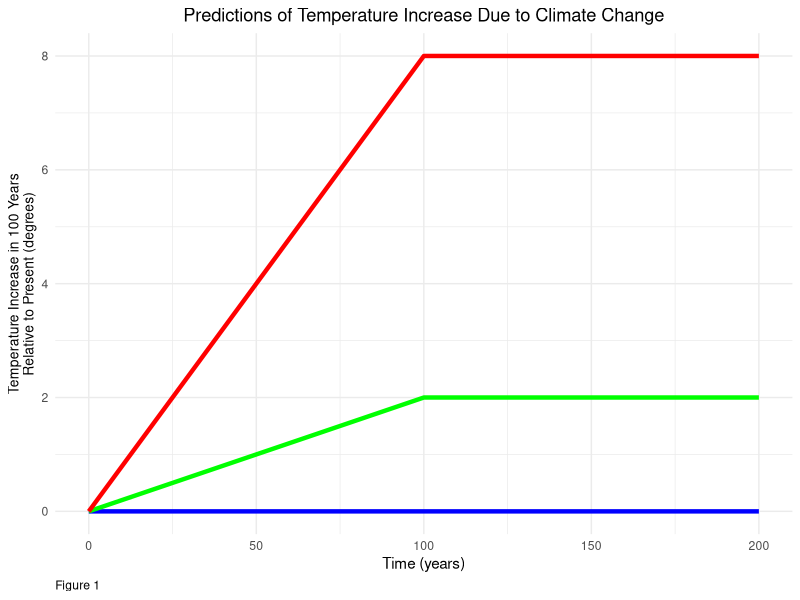
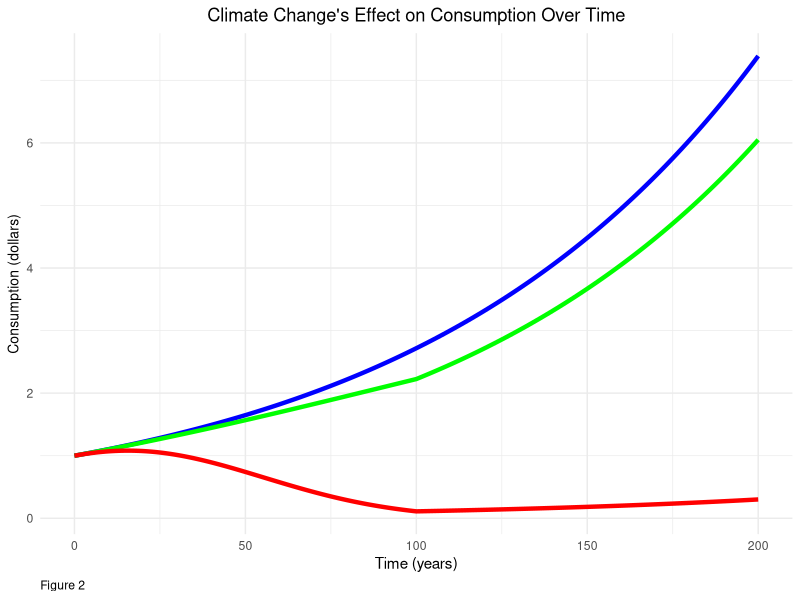
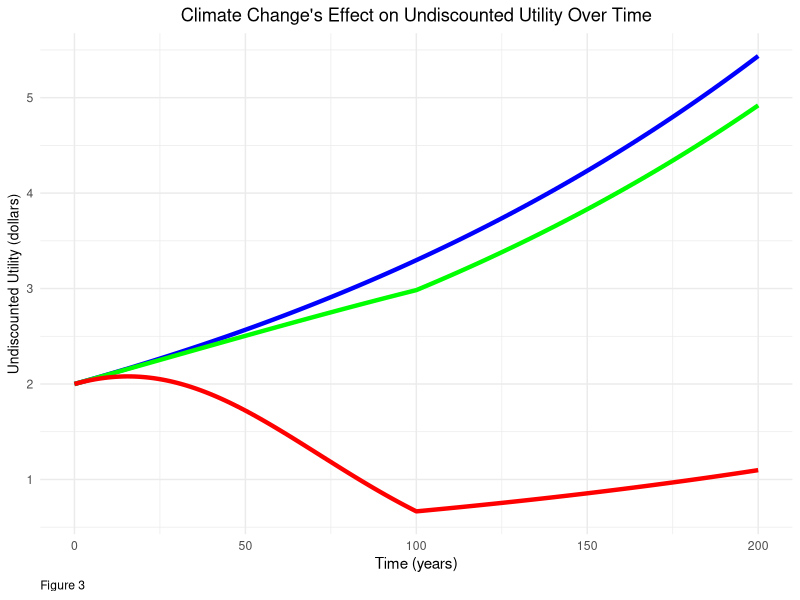

Generate these figures, in order, with R:
## ---- chunk 1
knitr::opts_chunk$set(echo = TRUE)

library(tidyverse)

# Variables:
# temperature at time t
# t = time
# t_diff = T = temperature at time 100 (given)

 #overall value for T

# Givens & Vectors:

t_vector <- seq(0,200, by = 1)

## ---- chunk 2
# Function 1 - Temperature(t)

temp <- function(t, t_diff){
  out = pmin((t*t_diff)/100,t_diff)
  return(out)
}


# Function 2 - Retention (t)

retention <- function(t, t_diff, B){
  out = exp(-B * (temp(t, t_diff))^2)
  return(out)
}


# Function 3 - Consumption (t)
consumption <- function(t, t_diff, B, g){
  out = retention(t, t_diff, B) * exp(g*t)
  return(out)
}


# Function 4 - Utility (C)

utility <- function(C, n){
  out = (C^(1-n))/(1-n)
  return(out)
}


# Function 5 - Discount Rate (Ramsey Rule)

r <- function(d, n, g){
  out = (d + n*g)
  return(out)
}


## ---- chunk 3
# T = 0

# Temperature df

temp_df_T_0 <- data.frame(t = t_vector) %>% 
  mutate(temp = temp(t_vector,
                     t_diff = 0))
  

# Retention df

retent_df_T_0 <- data.frame(t = t_vector) %>% 
  mutate(retent = retention(t_vector,
                            t_diff = 0,
                            B = .05)) 
# Consumption df

consum_df_T_0 <- data.frame(t = t_vector) %>% 
  mutate(consum = consumption(t_vector,
                              t_diff = 0,
                              B = 0.05,
                              g = 0.01))

# Utility df

C_0 <- consum_df_T_0$consum

utility_df_T_0 <- data.frame(t = t_vector) %>% 
  mutate(consum = C_0) %>% 
  mutate(utility = utility(C = C_0,
                           n = .5))
  
## ---- chunk 4
# T = 2

# Temperature df

temp_df_T_2 <- data.frame(t = t_vector) %>% 
  mutate(temp = temp(t_vector,
                     t_diff = 2)) 

# Retention df

retent_df_T_2 <- data.frame(t = t_vector) %>% 
  mutate(retent = retention(t_vector,
                            t_diff = 2,
                            B = .05)) 
# Consumption df

consum_df_T_2 <- data.frame(t = t_vector) %>% 
  mutate(consum = consumption(t_vector,
                              t_diff = 2,
                              B = 0.05,
                              g = 0.01))

# Utility df

C_2 <- consum_df_T_2$consum

utility_df_T_2 <- data.frame(t = t_vector) %>% 
  mutate(consum = C_2) %>% 
  mutate(utility = utility(C = C_2,
                           n = .5))
  
## ---- chunk 5
# T = 8

# Temperature df

temp_df_T_8 <- data.frame(t = t_vector) %>% 
  mutate(temp = temp(t_vector,
                     t_diff = 8))

# Retention df

retent_df_T_8 <- data.frame(t = t_vector) %>% 
  mutate(retent = retention(t_vector,
                            t_diff = 8,
                            B = .05)) 
# Consumption df

consum_df_T_8 <- data.frame(t = t_vector) %>% 
  mutate(consum = consumption(t_vector,
                              t_diff = 8,
                              B = 0.05,
                              g = 0.01))

# Utility df

C_8 <- consum_df_T_8$consum

utility_df_T_8 <- data.frame(t = t_vector) %>% 
  mutate(consum = C_8) %>% 
  mutate(utility = utility(C = C_8,
                           n = .5))
  
## ---- chunk 6
# a
# plot temperature over time
# scenario 1: no climate change


# scenario 2: moderate climate change

# scenario 3: major climate change
## ---- chunk 7
ggplot () +
  geom_line(data = temp_df_T_0,
            aes( x = t,
                 y = temp),
            size = 1.5,
            color = "blue") +
  geom_line(data = temp_df_T_2,
            aes( x = t,
                 y = temp),
            size = 1.5,
            color = "green") +
  geom_line(data = temp_df_T_8,
            aes( x = t,
                 y = temp),
            size = 1.5,
            color = "red") +
  labs(title = "Predictions of Temperature Increase Due to Climate Change" ,
       x = "Time (years)",
       y = "Temperature Increase in 100 Years\nRelative to Present (degrees)",
       caption = "Figure 1") +
  theme_minimal() +
  theme(plot.title = element_text(hjust = 0.5),
        plot.caption = element_text(hjust = 0),
        axis.title.y = element_text(size = 10))
             
## ---- chunk 8
ggplot () +
  geom_line(data = consum_df_T_0,
             aes( x = t,
                  y = consum),
             size = 1.5,
             color = "blue") +
  geom_line(data = consum_df_T_2,
             aes( x = t,
                  y = consum),
             size = 1.5,
             color = "green") +
  geom_line(data = consum_df_T_8,
             aes( x = t,
                  y = consum),
             size = 1.5,
             color = "red") +
  labs(title = "Climate Change's Effect on Consumption Over Time" ,
       x = "Time (years)",
       y = "Consumption (dollars)",
       caption = "Figure 2") +
  theme_minimal() +
  theme(plot.title = element_text(hjust = 0.5),
        plot.caption = element_text(hjust = 0),
        axis.title.y = element_text(size = 10))
## ---- chunk 9
ggplot () +
  geom_line(data = utility_df_T_0,
            aes( x = t,
                  y = utility),
            size = 1.5,
            color = "blue") +
  geom_line(data = utility_df_T_2,
            aes( x = t,
                  y = utility),
            size = 1.5,
            color = "green") +
  geom_line(data = utility_df_T_8,
            aes( x = t,
                  y = utility),
            size = 1.5,
            color = "red") +
labs(title = "Climate Change's Effect on Undiscounted Utility Over Time" ,
       x = "Time (years)",
       y = "Undiscounted Utility (dollars)",
       caption = "Figure 3") +
  theme_minimal() +
  theme(plot.title = element_text(hjust = 0.5),
        plot.caption = element_text(hjust = 0),
        axis.title.y = element_text(size = 10))
## ---- chunk 10
# T = 4.4
# Maintained givens from plot 1

# Temperature df

temp_df_T_4_4 <- data.frame(t = t_vector) %>% 
  mutate(temp = temp(t_vector,
                     t_diff = 4.4))

# Retention df

retent_df_T_4_4 <- data.frame(t = t_vector) %>% 
  mutate(retent = retention(t_vector,
                            t_diff = 4.4,
                            B = .05)) 
# Consumption df

consum_df_T_4_4 <- data.frame(t = t_vector) %>% 
  mutate(consum = consumption(t_vector,
                              t_diff = 4.4,
                              B = 0.05,
                              g = 0.01))

# Utility df

C_4_4 <- consum_df_T_4_4$consum

utility_df_T_4_4 <- data.frame(t = t_vector) %>% 
  mutate(consum = C_4_4) %>% 
  mutate(utility = utility(C = C_4_4,
                           n = .5))
  
## ---- chunk 11
# Present value discounted over 200 years w/ climate change

# discount rate
r_given <- r(.005, .5, .01)

# Value calculation
pv_df_4_4 <- data.frame(t = t_vector) %>% 
  mutate(pv_4_4 = (utility_df_T_4_4$utility)/(1 + r_given)^(t_vector))

pv_4_4 = sum(pv_df_4_4$pv_4_4)

# Present value discounted over 200 years w/o climate change

# Value calculation
pv_df_0 <- data.frame(t = t_vector) %>% 
  mutate(pv_0 = (utility_df_T_0$utility)/(1 + r_given)^(t_vector))

pv_0 = sum(pv_df_0$pv_0)
## ---- chunk 12

L_cc <- abs(pv_0-pv_4_4)/pv_0 * 100


## ---- chunk 13
# Present value discounted over 200 years w/ climate change
# T = 4.4 + .44 = 4.84

# Temperature df

temp_df_T_4_84 <- data.frame(t = t_vector) %>% 
  mutate(temp = temp(t_vector,
                     t_diff = 4.84))

# Retention df

retent_df_T_4_84 <- data.frame(t = t_vector) %>% 
  mutate(retent = retention(t_vector,
                            t_diff = 4.84,
                            B = .05)) 
# Consumption df

consum_df_T_4_84 <- data.frame(t = t_vector) %>% 
  mutate(consum = consumption(t_vector,
                              t_diff = 4.84,
                              B = 0.05,
                              g = 0.01))

# Utility df

C_4_84 <- consum_df_T_4_84$consum

utility_df_T_4_84 <- data.frame(t = t_vector) %>% 
  mutate(consum = C_4_84) %>% 
  mutate(utility = utility(C = C_4_84,
                           n = .5))

# Value calculation
pv_df_4_84 <- data.frame(t = t_vector) %>% 
  mutate(pv_4_84 = (utility_df_T_4_84$utility)/(1 + r_given)^(t_vector))

pv_4_84 = sum(pv_df_4_84$pv_4_84)

## ---- chunk 14

L_T_sens <- abs(pv_0-pv_4_84)/pv_0 * 100


## ---- chunk 15
# T = 4.4 ************************************************************************************************
# B = .055

# Retention df

retent_df_B_055 <- data.frame(t = t_vector) %>% 
  mutate(retent = retention(t_vector,
                            t_diff = 4.4,
                            B = .055)) 
# Consumption df

consum_df_B_055 <- data.frame(t = t_vector) %>% 
  mutate(consum = consumption(t_vector,
                              t_diff = 4.4,
                              B = 0.055,
                              g = 0.01))

# Utility df

C_B_055 <- consum_df_B_055$consum

utility_df_B_055 <- data.frame(t = t_vector) %>% 
  mutate(consum = C_B_055) %>% 
  mutate(utility = utility(C = C_B_055,
                           n = .5))

# Value calculation
pv_df_B_055 <- data.frame(t = t_vector) %>% 
  mutate(pv_B_055 = (utility_df_B_055$utility)/(1 + r_given)^(t_vector))

pv_B_055 = sum(pv_df_B_055$pv_B_055)

# T = 0 *************************************************************************************************
# B = .055

# Retention df

retent_df_T_0_B <- data.frame(t = t_vector) %>% 
  mutate(retent = retention(t_vector,
                            t_diff = 0,
                            B = .055)) 
# Consumption df

consum_df_T_0_B <- data.frame(t = t_vector) %>% 
  mutate(consum = consumption(t_vector,
                              t_diff = 0,
                              B = 0.055,
                              g = 0.01))

# Utility df

C_0_B <- consum_df_T_0_B$consum

utility_df_T_0_B <- data.frame(t = t_vector) %>% 
  mutate(consum = C_0_B) %>% 
  mutate(utility = utility(C = C_0_B,
                           n = .5))

# Present value discounted over 200 years w/o climate change
# Value calculation
pv_df_0_B <- data.frame(t = t_vector) %>% 
  mutate(pv_0_B = (utility_df_T_0_B$utility)/(1 + r_given)^(t_vector))

pv_0_B = sum(pv_df_0_B$pv_0_B)
## ---- chunk 16

L_B_sens <- abs(pv_0_B-pv_B_055)/pv_0_B * 100


## ---- chunk 17
# T = 4.4 ***********************************************************************
# g = .01 + .001 = .011

# Consumption df

consum_df_g_01 <- data.frame(t = t_vector) %>% 
  mutate(consum = consumption(t_vector,
                              t_diff = 4.4,
                              B = 0.05,
                              g = 0.011))

# Utility df

C_g_01 <- consum_df_g_01$consum

utility_df_g_01 <- data.frame(t = t_vector) %>% 
  mutate(consum = C_g_01) %>% 
  mutate(utility = utility(C = C_g_01,
                           n = .5))

#T = 0****************************************************************************
# g = .01 + .001 = .011
# Temperature df

# Consumption df

consum_df_T_0_g <- data.frame(t = t_vector) %>% 
  mutate(consum = consumption(t_vector,
                              t_diff = 0,
                              B = 0.05,
                              g = 0.011))

# Utility df

C_0_g <- consum_df_T_0_g$consum

utility_df_T_0_g <- data.frame(t = t_vector) %>% 
  mutate(consum = C_0_g) %>% 
  mutate(utility = utility(C = C_0_g,
                           n = .5))


# discount rate
r_g <- r(.005, .5, .011) 

# Value calculation
pv_df_g_01 <- data.frame(t = t_vector) %>% 
  mutate(pv_g_01 = (utility_df_g_01$utility)/(1 + r_g)^(t_vector))

pv_g_01 = sum(pv_df_g_01$pv_g_01)

# Present value discounted over 200 years w/o climate change

# Value calculation
pv_df_0_g <- data.frame(t = t_vector) %>% 
  mutate(pv_0_g = (utility_df_T_0_g$utility)/(1 + r_g)^(t_vector))

pv_0_g = sum(pv_df_0_g$pv_0_g)
## ---- chunk 18

L_g_sens <- abs(pv_0_g-pv_g_01)/pv_0_g * 100


## ---- chunk 19
# T = 4.4************************************************************************
# n = 0.5 +.05 = 0.55


# Utility df
# C_4_4 is not affected by N so it is ok to leave as is

utility_df_n_55 <- data.frame(t = t_vector) %>% 
  mutate(consum = C_4_4) %>% 
  mutate(utility = utility(C = C_4_4,
                           n = .55))

# T = 0 ************************************************************************
# n = 0.5 +.05 = 0.55

# Utility df
# Leave consum = C_0 because it is unaffected by n

utility_df_T_0_n <- data.frame(t = t_vector) %>% 
  mutate(consum = C_0) %>% 
  mutate(utility = utility(C = C_0,
                           n = .55))

# discount rate
r_n <- r(.005, .55, .01) 

# Value calculation
pv_df_n_55 <- data.frame(t = t_vector) %>% 
  mutate(pv_n_55 = (utility_df_n_55$utility)/(1 + r_n)^(t_vector))

pv_n_55 = sum(pv_df_n_55$pv_n_55)

# Present value discounted over 200 years w/o climate change

# Value calculation
pv_df_0_n <- data.frame(t = t_vector) %>% 
  mutate(pv_0_n = (utility_df_T_0_n$utility)/(1 + r_n)^(t_vector))

pv_0_n = sum(pv_df_0_n$pv_0_n)
## ---- chunk 20

L_n_sens <- abs(pv_0_n-pv_n_55)/pv_0_n * 100


## ---- chunk 21
# Made the below function to populate values to a data frame for values of theta from 0 - 1. pv_theta is eqiuvalent to the present value at each one of those thetas.
# To match pv_4_4 = 198.66 we have to find the pv_theta value that matches 198.66. It is around 40%

#Givens:
theta_vector <- seq(0,1,by = .005)
n = 0.5

theta_solver_pv_0 <- function(theta) { 
  out = (1-theta)^(1-n)*pv_0
  return(out)
  
pv_theta_T_4_4 <- data.frame(t = t_vector)  %>% 
  mutate(theta = theta_vector) %>% 
  mutate( pv_theta = theta_solver_pv_0(theta_vector))
}


## ---- chunk 22
#pv_2

pv_df_2 <- data.frame(t = t_vector) %>% 
  mutate(pv_2 = (utility_df_T_2$utility)/(1 + r_given)^(t_vector))

pv_2 = sum(pv_df_2$pv_2)

## ---- chunk 23
# T = 4

# Temperature df

temp_df_T_4 <- data.frame(t = t_vector) %>% 
  mutate(temp = temp(t_vector,
                     t_diff = 4)) 

# Retention df

retent_df_T_4 <- data.frame(t = t_vector) %>% 
  mutate(retent = retention(t_vector,
                            t_diff = 4,
                            B = .05)) 
# Consumption df

consum_df_T_4 <- data.frame(t = t_vector) %>% 
  mutate(consum = consumption(t_vector,
                              t_diff = 4,
                              B = 0.05,
                              g = 0.01))

# Utility df

C_4 <- consum_df_T_4$consum

utility_df_T_4 <- data.frame(t = t_vector) %>% 
  mutate(consum = C_4) %>% 
  mutate(utility = utility(C = C_4,
                           n = .5))
## ---- chunk 24
#pv_4

pv_df_4 <- data.frame(t = t_vector) %>% 
  mutate(pv_4 = (utility_df_T_4$utility)/(1 + r_given)^(t_vector))

pv_4 = sum(pv_df_4$pv_4)

## ---- chunk 25
# T = 6

# Temperature df

temp_df_T_6 <- data.frame(t = t_vector) %>% 
  mutate(temp = temp(t_vector,
                     t_diff = 6)) 

# Retention df

retent_df_T_6 <- data.frame(t = t_vector) %>% 
  mutate(retent = retention(t_vector,
                            t_diff = 6,
                            B = .05)) 
# Consumption df

consum_df_T_6 <- data.frame(t = t_vector) %>% 
  mutate(consum = consumption(t_vector,
                              t_diff = 6,
                              B = 0.05,
                              g = 0.01))

# Utility df

C_6 <- consum_df_T_6$consum

utility_df_T_6 <- data.frame(t = t_vector) %>% 
  mutate(consum = C_6) %>% 
  mutate(utility = utility(C = C_6,
                           n = .5))
## ---- chunk 26
#pv_6

pv_df_6 <- data.frame(t = t_vector) %>% 
  mutate(pv_6 = (utility_df_T_6$utility)/(1 + r_given)^(t_vector))

pv_6 = sum(pv_df_6$pv_6)
## ---- chunk 27

#theta_solver_prob <- function(theta) { 
#  out = (1-theta)^(1-n)*((pv_2*0.2)+(pv_4*0.5) + (pv_6*0.3))
 # return(out)
#}

pv_prob <- (pv_2*0.2)+(pv_4*0.5) + (pv_6*0.3)


# We needed to calculate a new pv for the weighted values. This becomes our Vnot (198.66 last time, 201.34 this time) and we solve the exact same way as 2d. Answer is between 37.5% - 38%

pv_theta_T_prob <- data.frame(t = t_vector)  %>% 
  mutate(theta = theta_vector) %>% 
  mutate( pv_theta = theta_solver_pv_0(theta_vector))
